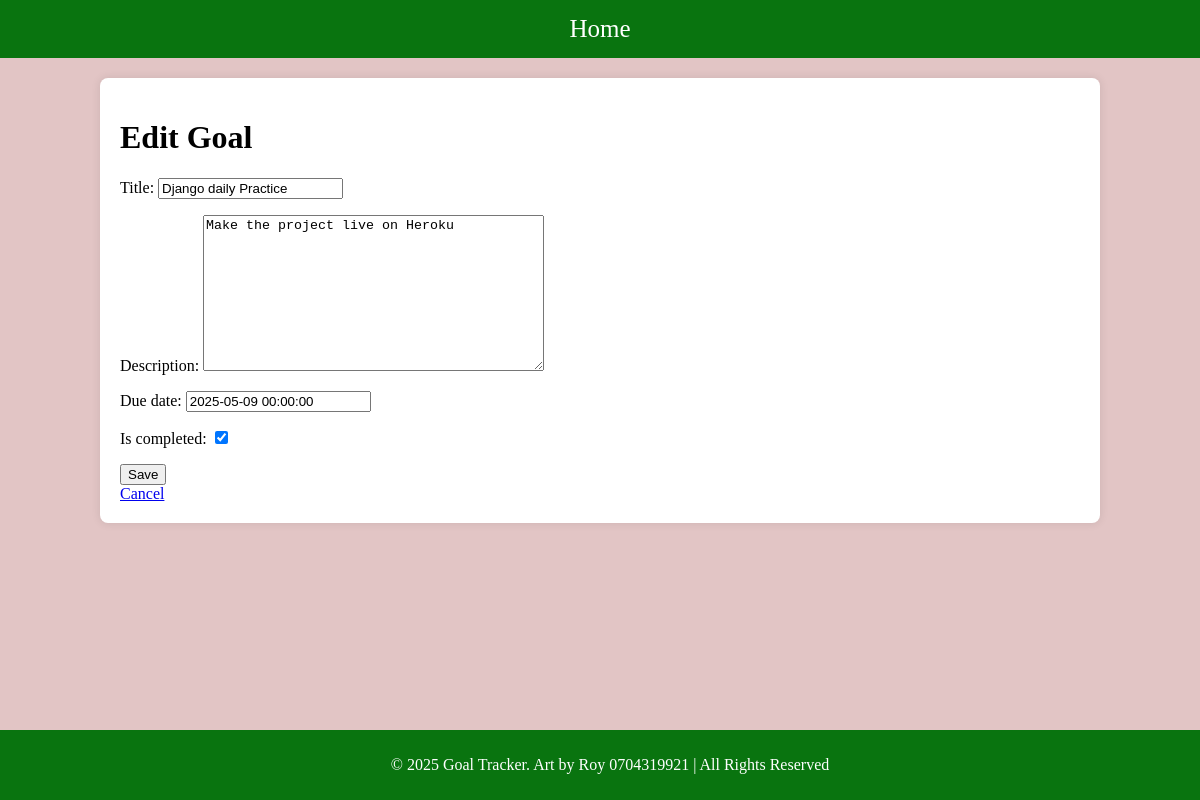
The app's page /goal/2/edit/ with its own data.
### base/models.py (models this page shows, shortened)
class Goal(models.Model):
    title = models.CharField(max_length = 100)
    description = models.TextField(blank = True)
    created_at = models.DateTimeField(auto_now_add=True)
    due_date = models.DateTimeField(blank=True,null=True)
    is_completed = models.BooleanField(default=False)
    class Meta:
        ordering = ["-is_completed"]

### base/views.py (the view)
# urls.py: path('goal/<int:pk>/edit/', views.GoalUpdateView.as_view(), name='goal_edit'),
class GoalUpdateView(UpdateView):
    model = Goal
    fields = "__all__"
    template_name = 'base/goal_form.html'
    success_url = reverse_lazy('goal_list')

### base/templates/base/goal_form.html (shortened to what this page needs)
{% extends 'base/main.html' %}
{% block content %}
  <h1>{% if object %}Edit Goal{% else %}New Goal{% endif %}</h1>
  <form method="post">
    {{ form.as_p }}
    <button type="submit">Save</button>
  </form>
  <a href="{% url 'goal_list' %}">Cancel</a>
{% endblock %}

### base/templates/base/main.html (style rules this page uses)
body { font-family: Times, monospace; margin: 0; padding: 0; background-color: #e2c5c5; }

### records on screen
Goal: title "Django daily Practice", description "Make the project live on Heroku", due_date "2025-05-09 00:00:00", is_completed "☑"
